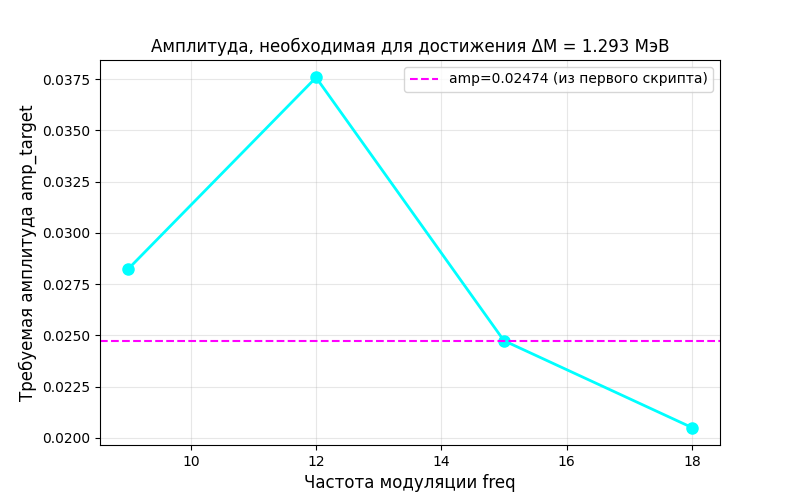

Here is the Python script that generated this plot:
import numpy as np
import time
import matplotlib.pyplot as plt
from scipy.spatial import cKDTree
import multiprocessing
import warnings
warnings.filterwarnings('ignore')

# =====================================================================
# ПАРАМЕТРЫ МОДЕЛИ (фиксированы, как в первом скрипте)
# =====================================================================
grid_size = 150          # 150³ = 3.375 млн узлов (быстро, достаточно для тренда)
bound = 5.0
dV = (2 * bound / grid_size) ** 3

A_core = 0.8168
alpha = 0.00729735
B_tail = np.sqrt(alpha)

Mp_exp = 938.272088      # масса протона, МэВ
Delta_exp = 1.293332     # экспериментальный дефект масс нейтрона, МэВ

# Базовые параметры трилистника (без модуляции)
R_torus, a_torus = 2.0, 0.8

# =====================================================================
# ГЕНЕРАЦИЯ КРИВОЙ С ВЫСОКОЧАСТОТНОЙ МОДУЛЯЦИЕЙ
# =====================================================================
def generate_curve(freq, amp, num_points=15000):
    """
    Возвращает точки (N,3) кривой трилистника с добавленной вибрацией.
    freq – частота модуляции (целое число),
    amp  – амплитуда модуляции.
    """
    t = np.linspace(0, 2 * np.pi, num_points)
    x0 = (R_torus + a_torus * np.cos(3*t)) * np.cos(2*t)
    y0 = (R_torus + a_torus * np.cos(3*t)) * np.sin(2*t)
    z0 = a_torus * np.sin(3*t)
    if amp == 0.0:
        return np.vstack([x0, y0, z0]).T
    # Добавляем осцилляции
    x = x0 + amp * np.cos(freq * t)
    y = y0 + amp * np.sin(freq * t)
    z = z0 + amp * np.cos(freq * t + np.pi/2)
    return np.vstack([x, y, z]).T

# =====================================================================
# ИНТЕГРИРОВАНИЕ ПОЛНОЙ ЭНЕРГИИ (БЕЗРАЗМЕРНОЙ)
# =====================================================================
def compute_mass(curve, X_flat, Y_flat, z_g):
    """Возвращает безразмерную массу (интеграл плотности энергии * dV)"""
    tree = cKDTree(curve)
    workers = max(1, multiprocessing.cpu_count() - 1)
    E_total = 0.0
    total = grid_size * len(X_flat)
    processed = 0
    for iz in range(grid_size):
        Z_flat = np.full_like(X_flat, z_g[iz])
        pts = np.vstack([X_flat, Y_flat, Z_flat]).T
        d, _ = tree.query(pts, workers=workers)
        d = np.maximum(d, 1e-12)
        u = (A_core / d) * np.exp(-B_tail * d)
        f = 2 * np.arctan(u)
        df_dd = (2*u/(1+u**2)) * (-1/d - B_tail)
        sin_f = np.sin(f)
        sin_f_dd = np.where(d < 1e-8, -df_dd, sin_f / d)
        E = (sin_f**2 * (2*df_dd**2 + sin_f_dd**2)) + (d**2 * df_dd**2 + 2*sin_f**2) + (3*alpha * (1 - np.cos(f)) * d**2)
        E_total += np.sum(E)
        processed += len(X_flat)
        # Прогресс (каждый слой)
        if iz % 10 == 0:
            print(f"\r  {processed/total*100:.1f}%", end="")
    print()
    return E_total * dV

# =====================================================================
# ПОДГОТОВКА СЕТКИ (один раз)
# =====================================================================
print("Подготовка 3D сетки...")
x = np.linspace(-bound, bound, grid_size)
y = np.linspace(-bound, bound, grid_size)
z = np.linspace(-bound, bound, grid_size)
X, Y = np.meshgrid(x, y, indexing='ij')
X_flat, Y_flat = X.ravel(), Y.ravel()

# Базовый протон (amp=0)
print("\nРасчёт массы протона (базовая кривая, amp=0)...")
curve_proton = generate_curve(freq=0, amp=0)
M0_raw = compute_mass(curve_proton, X_flat, Y_flat, z)
print(f"Безразмерная масса протона: {M0_raw:.6f}")
scale = Mp_exp / M0_raw
print(f"Калибровочный коэффициент: {scale:.6f} МэВ/ед")

# =====================================================================
# ПЕРЕБОР ЧАСТОТ И ПОДБОР АМПЛИТУДЫ
# =====================================================================
frequencies = [3, 6, 9, 12, 15, 18]
target_delta = Delta_exp
results = {}   # {freq: amp_target}

for freq in frequencies:
    print(f"\n=== Частота {freq} ===")
    # Попробуем несколько амплитуд (малых, чтобы квадратичность работала)
    amps_try = np.array([0.005, 0.010, 0.015, 0.020, 0.025, 0.030])
    deltas_mev = []
    for amp in amps_try:
        print(f"  Амплитуда {amp:.4f} ... ", end="")
        curve = generate_curve(freq, amp)
        M_raw = compute_mass(curve, X_flat, Y_flat, z)
        delta_raw = M_raw - M0_raw
        delta_mev = delta_raw * scale
        deltas_mev.append(delta_mev)
        print(f"ΔM = {delta_mev:.5f} МэВ")
    # Аппроксимация ΔM = k * amp^2
    # Используем все точки, взвешивая по точности (можно и просто МНК)
    amps2 = amps_try ** 2
    # Линейная регрессия через начало координат: delta = k * amp^2
    k = np.sum(deltas_mev * amps2) / np.sum(amps2**2)
    # Предсказанные значения
    delta_pred = k * amps2
    # Ошибка аппроксимации (среднеквадратичная)
    rms = np.sqrt(np.mean((deltas_mev - delta_pred)**2))
    print(f"  Коэффициент k = {k:.3f} МэВ, RMS = {rms:.4f} МэВ")
    # Необходимая амплитуда для target_delta
    amp_target = np.sqrt(target_delta / k)
    results[freq] = amp_target
    print(f"  -> Амплитуда, дающая ΔM = {target_delta} МэВ: {amp_target:.6f}")

# =====================================================================
# ВЫВОД И ВИЗУАЛИЗАЦИЯ
# =====================================================================
print("\n" + "="*60)
print("РЕЗУЛЬТАТЫ ПОДБОРА АМПЛИТУДЫ ДЛЯ ΔM = 1.293332 МэВ")
print("="*60)
for freq in frequencies:
    print(f"freq = {freq:2d} : amp_target = {results[freq]:.6f}")

# График зависимости amp_target от частоты
freqs_list = list(results.keys())
amps_list = list(results.values())

plt.figure(figsize=(8,5))
plt.plot(freqs_list, amps_list, 'o-', color='cyan', linewidth=2, markersize=8)
plt.axhline(y=0.0247371, color='magenta', linestyle='--', label='amp=0.02474 (из первого скрипта)')
plt.xlabel('Частота модуляции freq', fontsize=12)
plt.ylabel('Требуемая амплитуда amp_target', fontsize=12)
plt.title('Амплитуда, необходимая для достижения ΔM = 1.293 МэВ')
plt.grid(True, alpha=0.3)
plt.legend()
plt.show()

# Дополнительно: проверим, что для freq=15 амплитуда близка к 0.02474
if 15 in results:
    print(f"\nПроверка: для freq=15 amp_target = {results[15]:.6f}, ожидалось ~0.0247371")
    print(f"Относительное отличие: {abs(results[15]-0.0247371)/0.0247371*100:.2f}%")
